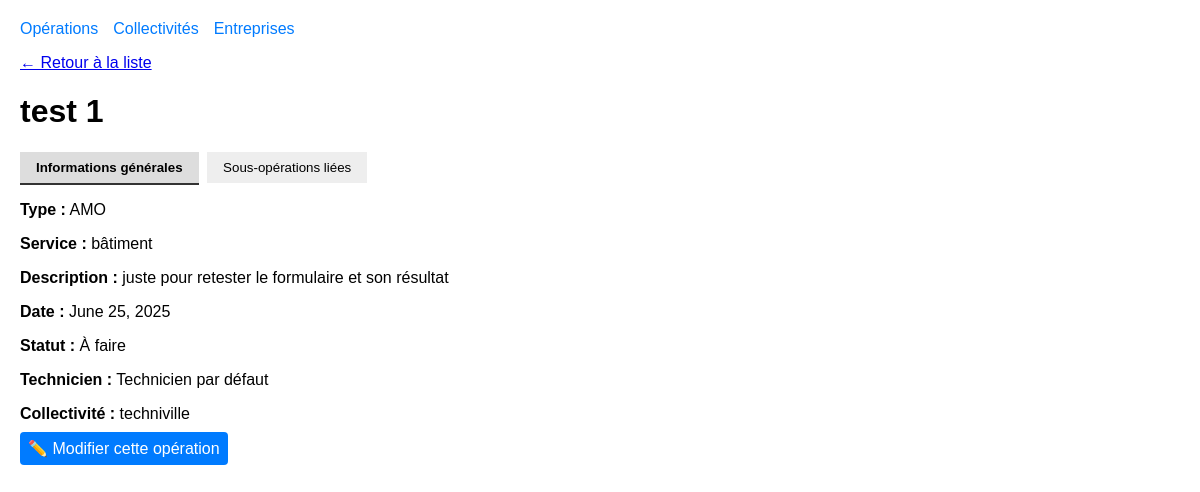
The page /operation/1/ on the database as committed earlier.
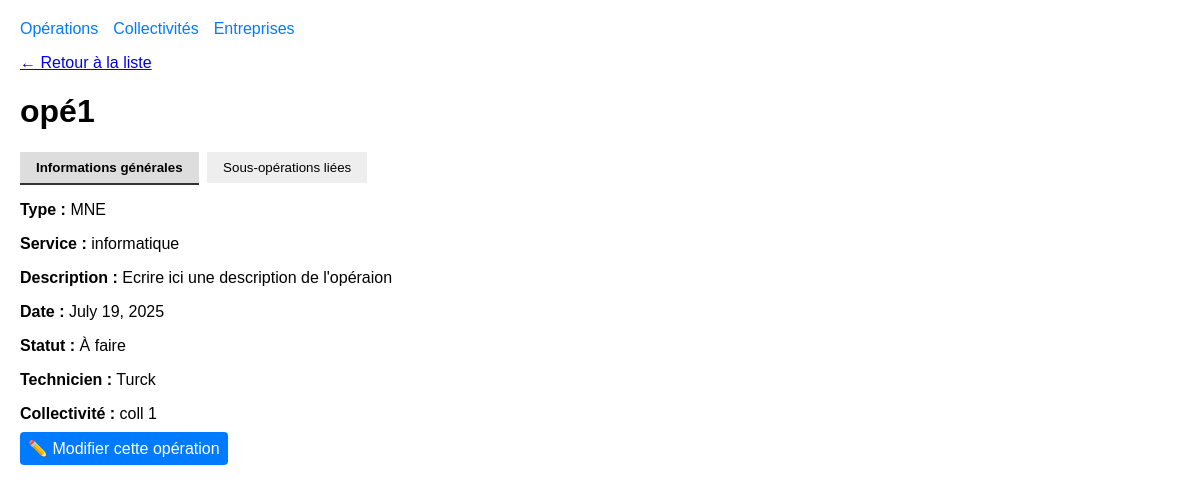
The same page on the database as committed later.
### operation/models.py (models this page shows, shortened)
class Operation(models.Model):
    titre = models.CharField(max_length=200, default="Ecrire ici l'intitulé de l'opération")
    description = models.TextField(default="Ecrire ici une description de l'opéraion")
    date = models.DateField(default=datetime.date.today)
    collectivite = models.ForeignKey(Collectivite, on_delete=models.SET_NULL, related_name="operations", null=True, blank=True)
    statut = models.CharField(max_length=10, choices=STATUT_CHOICES, default='A_FAIRE')
    technicien = models.ForeignKey(Technicien, on_delete=models.SET_NULL, null=True, blank=True, default=1)
    entreprise = models.ForeignKey(Entreprise, on_delete=models.SET_NULL, related_name="operations", null=True, blank=True)
    type_operation = models.CharField(max_length=3, choices=TYPE_CHOICES, default='---')
    service = models.CharField(max_length=50, choices=SERVICE_CHOICES, default='---')
    est_liee = models.BooleanField(default=False)

class Technicien(models.Model):
    nom = models.CharField(max_length=100)
    prenom = models.CharField(max_length=100)
    email = models.EmailField()
    service = models.CharField(max_length=50, choices=SERVICE_CHOICES, default='---')

class Collectivite(models.Model):
    nom = models.CharField(max_length=200)
    code_insee = models.CharField(max_length=10)
    elu = models.CharField(max_length=200)

### operation/views.py (the view)
# urls.py: path('operation/<int:operation_id>/', views.afficher_operation, name='afficher_operation'),
def afficher_operation(request, operation_id):
    operation = get_object_or_404(Operation, id=operation_id)
    sous_operations = operation.sousoperation_set.all()
    return render(request, 'operation/afficher_operation.html', {
        'operation': operation,
        'sous_operations': sous_operations
    })

### operation/models.py (called while the page is built)
    def __str__(self):
        return self.libelle

### operation/templates/operation/afficher_operation.html (shortened to what this page needs)
{% extends 'operation/base.html' %}
{% block content %}
    <a href="{% url 'liste_operations' %}">← Retour à la liste</a>
    <h1>{{ operation.titre }}</h1>
    <div class="tabs">
        <button class="tab-button active" onclick="openTab('infos')">Informations générales</button>
        <button class="tab-button" onclick="openTab('operations')">Sous-opérations liées</button>
    </div>
    <div id="infos" class="tab-content active">
        <p><strong>Type :</strong> {{ operation.type_operation }}</p>
        <p><strong>Service :</strong> {{ operation.service }}</p>
        <p><strong>Description :</strong> {{ operation.description }}</p>
        <p><strong>Date :</strong> {{ operation.date }}</p>
        <p><strong>Statut :</strong> {{ operation.get_statut_display }}</p>
        <p><strong>Technicien :</strong> {{ operation.technicien.nom }}</p>
        {% if operation.collectivite %}
            <p><strong>Collectivité :</strong> {{ operation.collectivite.nom }}</p>
        {% endif %}
        <a href="{% url 'modifier_operation' operation.id %}" style="padding: 8px; background-color: #007BFF; color: white; text-decoration: none; border-radius: 4px;">
            ✏️ Modifier cette opération
        </a>
    </div>
{% endblock %}

Rows that differ between the two databases and show on the page:
changed Operation "À faire": titre "test 1" → "opé1"; type_operation "AMO" → "MNE"; service "bâtiment" → "informatique"; description "juste pour retester le formulaire et son résultat" → "Ecrire ici une description de l'opéraion"; date "June 25, 2025" → "July 19, 2025"; technicien.nom "Technicien par défaut" → "Turck"; collectivite.nom "techniville" → "coll 1"
